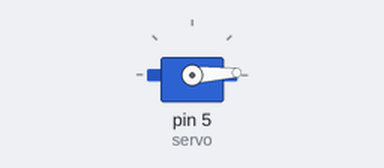
Recording of a sketch running on a simulated Arduino Uno, built with avr-gcc and run on an emulated ATmega328P. Parts: servo.

Above: at 0.05 s.
At 1.3 s:
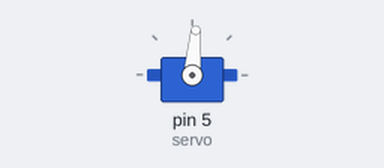
At 2.6 s:
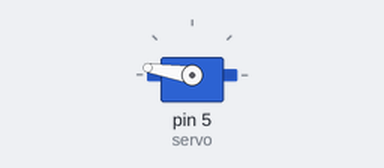
At 5.2 s:
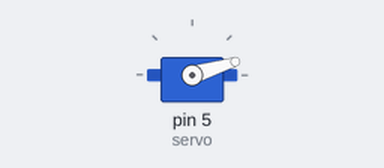
Timing chart, 0 to 7.1 s (numbered marks = the images above):
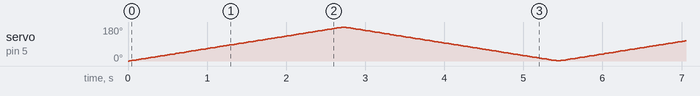

The sketch:

latihan5_servo.ino
```cpp
#include <Servo.h>
Servo servo;
int pos = 00;
void setup() {
  // put your setup code here, to run once:
  servo.attach(5);
}

void loop() {
  for (pos = 00; pos < 180; pos += 1)
  {
    servo.write(pos);
    delay(15);
  }
  for (pos = 180; pos >= 1; pos -= 1)
  {
    servo.write(pos);
    delay(15);
  }
}
```
